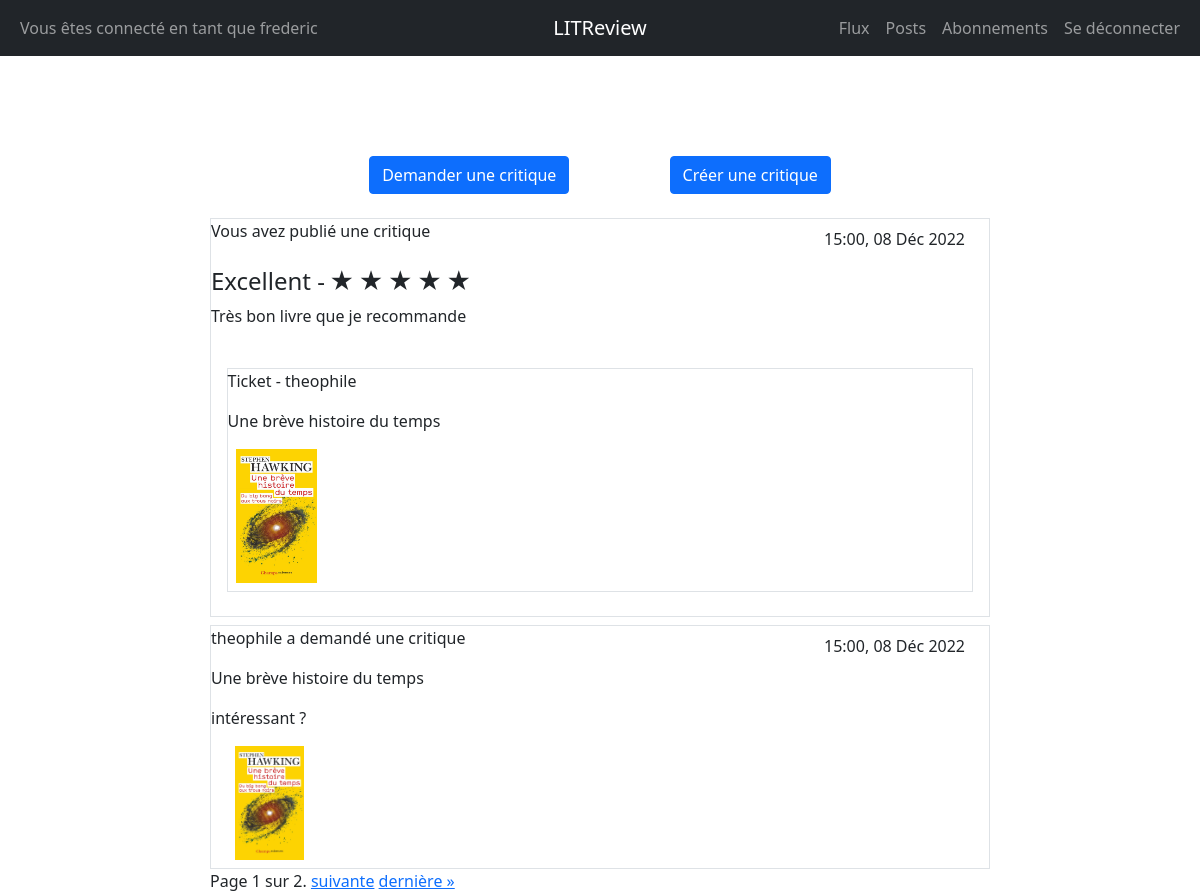
The page /flux/ (signed in) on the database its author committed.
### inscription/models.py (models this page shows)
class User(AbstractUser):
    pass

class Review(models.Model):
    headline = models.CharField(max_length=128)
    rating = models.PositiveSmallIntegerField(
        validators=[MinValueValidator(0), MaxValueValidator(5)])
    body = models.CharField(max_length=8192, blank=True)
    ticket = models.ForeignKey(to=Ticket, on_delete=models.CASCADE)
    user = models.ForeignKey(
        to=settings.AUTH_USER_MODEL, on_delete=models.CASCADE)
    time_created = models.DateTimeField(auto_now_add=True)

class Ticket(models.Model):
    title = models.CharField(max_length=128)
    description = models.TextField(max_length=2048, blank=True)
    image = models.ImageField(null=True, blank=True)
    user = models.ForeignKey(to=settings.AUTH_USER_MODEL, on_delete=models.CASCADE)
    time_created = models.DateTimeField(auto_now_add=True)
    IMAGE_MAX_SIZE = (800, 800)
    if image == None :
        def resize_image(self):
            image = Image.open(self.image)
            image.thumbnail(self.IMAGE_MAX_SIZE)
            image.save(self.image.path)
        def save(self, *args, **kwargs):
            super().save(*args, **kwargs)
            self.resize_image()

### inscription/views.py (the view)
# urls.py: path('flux/', views.flux, name='flux'),
@login_required
def flux(request):
    ticket_answer=''
    user_tickets = Ticket.objects.all().filter(user=request.user)
    user_reviews = Review.objects.all().filter(ticket__in=user_tickets).exclude(user=request.user)
    follow = UserFollows.objects.all().filter(user=request.user)
    follower = [f.followed_user for f in follow] + [User.objects.filter(username=request.user)[0]]
    tickets = Ticket.objects.all().filter(user__in=follower)
    tickets = tickets.annotate(content_type=Value('TICKET', CharField()))
    reviews = Review.objects.all().filter(user__in=follower) | user_reviews
    reviews = reviews.annotate(content_type=Value('REVIEW', CharField()))
    posts = sorted(
        chain(reviews, tickets),
        key=lambda post: post.time_created,
        reverse=True
    )
    paginator = Paginator(posts, 2)
    page_number = request.GET.get('page')
    page_obj = paginator.get_page(page_number)
    for item in page_obj.object_list:
        if item.content_type == 'TICKET' :
            ticket_answer = Review.objects.filter(ticket=item)
    return render(request, 'inscription/flux.html', context={'page_obj': page_obj, 'ticket_answer' : ticket_answer})

### inscription/templatetags/star_filter.py (called while the page is built)
@register.filter(name='times')
def times(number):
    return range(number)

### inscription/templates/inscription/flux.html (shortened to what this page needs)
{% extends 'inscription/base.html' %}
{% block content %}
<div class="d-flex flex-column" style="width:65%;">
    <div class="text-center">
        <a class="btn btn-primary me-5 " href={% url 'create_ticket' %}>Demander une critique</a>
        <a class="btn btn-primary ms-5" href={% url 'create_review' %}>Créer une critique</a>
    </div>
    <div class="mt-3">
        {% for post in page_obj %}
        {% if post.content_type == 'TICKET' %}
        <div class="border  ">
            <div>
                <p class="d-inline-flex">{{ post.user }} a demandé une critique</p>
                <p class="d-inline-flex float-end mt-2 me-4">{% now "H:i, d M Y " %}</p>
            </div>
            <p>{{ post.title }}</p>
            <p>{{ post.description }}</p>
            {% if post.image %}
            <img class="ps-4 pb-2" style="width:12%;" src="{{ post.image.url }}">
            {% endif %}
        </div>
        {% elif post.content_type == 'REVIEW' %}
        <div class="d-flex flex-column  border my-2 ">
            <div>
                <p class="d-inline-flex">Vous avez publié une critique</p>
                <p class="d-inline-flex float-end mt-2 me-4">{% now "H:i, d M Y " %}</p>
            </div>
            <div>
                <h4 class="d-inline-flex">{{ post.headline }} - </h4>
                {% load star_filter %}
                {% for star in 5|times %}
                {% if star|add:"1" <= post.rating %}
                <h4 class="d-inline-flex">&#9733;</h4>
                {% else %}
                <h4 class="d-inline-flex">&#9734;</h4>
                {% endif %}
                {% endfor %}
                <p class=""> {{ post.body }} </p>
            </div>
            <div class="align-self-center border  my-4" style="width:96%;">
                <p>Ticket - {{ post.ticket.user }}</p>
                <p>{{ post.ticket.title }}</p>
                {% if post.ticket.image %}
                <img class="ps-2 pb-2" style="width:12%;" src="{{ post.ticket.image.url }}">
                {% endif %}
            </div>
        </div>
        {% endif %}
        {% endfor %}
    </div>
    <span>
        <span>
            Page {{ page_obj.number }} sur {{ page_obj.paginator.num_pages }}.
        </span>
        {% if page_obj.has_next %}
            <a href="?page={{ page_obj.next_page_number }}">suivante</a>
            <a href="?page={{ page_obj.paginator.num_pages }}">dernière »</a>
        {% endif %}
    </span>
</div>
{% endblock %}

### inscription/templates/inscription/base.html (shortened to what this page needs)
<!DOCTYPE html>
<html lang="en">
<head>
    <link href="https://cdn.jsdelivr.net/npm/bootstrap@5.1.3/dist/css/bootstrap.min.css" rel="stylesheet"
>
    {% load static %}
    <link rel="stylesheet" type="text/css" href="{% static 'inscription/style.css' %}">
</head>
<body>
<nav class="navbar navbar-expand-md navbar-dark bg-dark">
    <div class="container-fluid">
        <div class="navbar-collapse collapse w-100 order-1 order-md-0 dual-collapse2">
            {% if user.is_authenticated %}
            <ul class="navbar-nav me-auto">
                <li class="nav-item active">
                    <a class="nav-link" href="#">Vous êtes connecté en tant que {{ request.user }}</a>
                </li>
            </ul>
            {% endif %}
        </div>
        <div class="mx-auto order-0">
            <a class="navbar-brand mx-auto" href="{% url 'accueil' %}">LITReview</a>
        </div>
        <div class="navbar-collapse collapse w-100 order-3 dual-collapse2">
            {% if user.is_authenticated %}
            <ul class="navbar-nav ms-auto">
                <li class="nav-item">
                    <a class="nav-link" href={% url 'flux' %}>Flux</a>
                </li>
                <li class="nav-item">
                    <a class="nav-link" href={% url 'my_posts' %}>Posts</a>
                </li>
                <li class="nav-item">
                    <a class="nav-link" href={% url 'abonnements' %}>Abonnements</a>
                </li>
                <li class="nav-item">
                    <a class="nav-link" href="{% url 'logout' %}">Se déconnecter</a>
                </li>
            </ul>
            {% endif %}
        </div>
    </div>
</nav>
<div class="d-flex justify-content-center " style="margin-top:100px;">
    {% block content %}{% endblock %}
</div>
</body>
</html>

### rows shown on the page
User: user "frederic"
Review: now "15:00, 08 Déc 2022", headline "Excellent", rating 5 (drawn), body "Très bon livre que je recommande", ticket.user "theophile", ticket "Une brève histoire du temps", ticket.image (picture)
Ticket: user "theophile", now "15:00, 08 Déc 2022", title "Une brève histoire du temps", description "intéressant ?", image (picture)

### other values the page prints
{{ page_obj.number }} "1"
{{ page_obj.paginator.num_pages }} "2"
